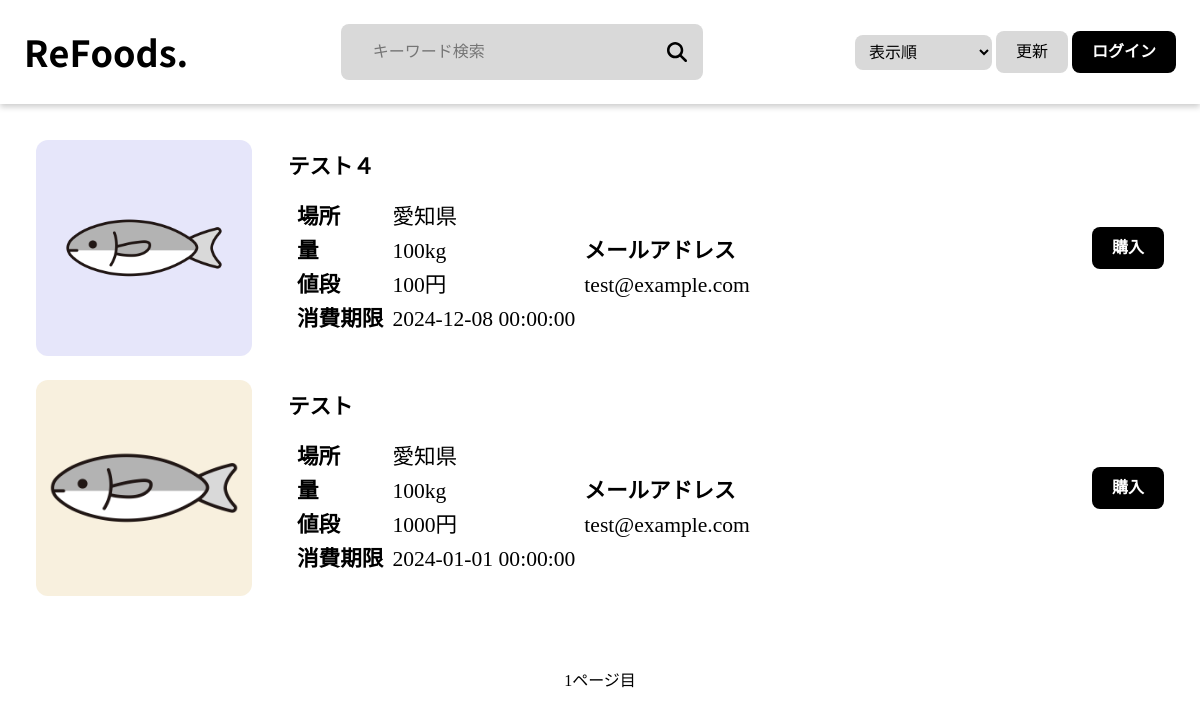
The page / on the database its author committed.
### tables this page shows
CREATE TABLE `posts` (
  `id` int(11) NOT NULL,
  `name` text NOT NULL,
  `location` text NOT NULL,
  `amount` float NOT NULL,
  `price` int(11) NOT NULL,
  `expiration_date` datetime NOT NULL,
  `img_url` text NOT NULL,
  `email` text NOT NULL,
  `post_date` datetime NOT NULL,
  `buy_date` datetime DEFAULT NULL,
  `poster_id` int(11) NOT NULL,
  `purchaser_id` int(11) DEFAULT NULL,
  `is_purchased` int(11) NOT NULL DEFAULT 0
);

### src/pg/modules.php (called while the page is built, shortened)
<?php
function logincheck() {
    if (isset($_COOKIE["sid"])) {
        require('db/dbconnect-r.php');
        $sid = $dbr->query('SELECT COUNT(id) FROM sessions WHERE session_id="' . $_COOKIE["sid"] . '" LIMIT 1');
        $sid->execute();
        $sida = $sid->fetchColumn();
        if(isset($sida)) {
            if(is_null($sida) || strcmp($sida, "") == 0) {
                $sida = 0;
            } else {
                if((int) $sida == 0){
                    setcookie('sid', '', time() - 3600, "/");
                }
            }
        } else {
            $sida = 0;
        }
    } else {
        $sida = 0;
    }
    return $sida;
}
?>

### src/index.php (the view, shortened to what this page needs)
<?php require('db/dbconnect-r.php'); ?>
<?php require('pg/modules.php'); ?>
<!DOCTYPE html>
<html lang="ja">
<head>
    <link rel="stylesheet" href="css/master.css">
    <link rel="stylesheet" href="css/top.css">
</head>
<header>
    <a href="index.php"><p class="logo logosize">ReFoods.</p></a>
    <form method="get" action="index.php" class="search_container">
        <?php if(isset($_GET["search"])): ?>
            <input type="text" name="search" placeholder="　キーワード検索" value="<?php echo htmlspecialchars($_GET["search"], ENT_QUOTES) ?>">
        <?php else: ?>
            <input type="text" name="search" placeholder="　キーワード検索">
        <?php endif; ?>
        <button type="submit" class="search-button"><img src="icon/search.svg" width="20vw" height="20vw" alt="送信"/></button>
    </form>
    <div>
        <form method="get" action="index.php" class="orderby-form">
            <select name="orderby" id="post-orderby">
                <option value="" select>表示順</option>
            </select>
            <input type="submit" value="更新" class="orderby-update">
        </form>
        <?php $logincheck = logincheck();
        if((int) $logincheck == 1): ?>
            <a class="onlyPC" href="account.php"><button class="black-button">アカウント管理</button></a>
        <?php else: ?>
            <a class="onlyPC" href="Authentication.html"><button class="black-button">ログイン</button></a>
        <?php endif; ?>
    </div>
</header>
<body>
    <div class="contents">
        <?php
        $max_post = 10;
        if (isset($_REQUEST['page']) && is_numeric($_REQUEST['page'])) {
            $page = $_REQUEST['page'];
        } else {
            $page = 1;
        }
        $start = $max_post * ($page - 1);
        $sql = "SELECT * FROM posts WHERE is_purchased=0";
        $sqla = "";
        if(isset($_GET["orderby"])) {
            if(strcmp($_GET['orderby'], "new") == 0  || strcmp($_GET['orderby'], "") == 0) {
                $posts = $dbr->query($sql . $sqla . ' ORDER BY post_date DESC LIMIT ' . $start . ',' . $max_post);
            } elseif(strcmp($_GET['orderby'], "old") == 0) {
                $posts = $dbr->query($sql . $sqla . ' ORDER BY post_date ASC LIMIT ' . $start . ',' . $max_post);
            } elseif(strcmp($_GET['orderby'], "lowprice") == 0) {
                $posts = $dbr->query($sql . $sqla . ' ORDER BY price ASC LIMIT ' . $start . ',' . $max_post);
            } elseif(strcmp($_GET['orderby'], "highprice") == 0) {
                $posts = $dbr->query($sql . $sqla . ' ORDER BY price DESC LIMIT ' . $start . ',' . $max_post);
            } elseif(strcmp($_GET['orderby'], "near") == 0) {
                $posts = $dbr->query('');
            } elseif(strcmp($_GET['orderby'], "distant") == 0) {
                $posts = $dbr->query('');
            }
        } else {
            $posts = $dbr->query($sql . $sqla . ' ORDER BY post_date DESC LIMIT ' . $start . ',' . $max_post);
        }
        foreach($posts as $post): ?>
        <div class="post">
            <a href="item.php?id=<?php echo $post['id'] ?>"><div class="data-box">
                <div class="postimg-box">
                    <img class="postimg" src="postimg/<?php echo htmlspecialchars($post['img_url'], ENT_QUOTES); ?>" alt="<?php echo htmlspecialchars($post['name'], ENT_QUOTES); ?>" />
                </div>
                <div class="postdata-box">
                    <p class="post-title"><?php echo htmlspecialchars($post['name'], ENT_QUOTES); ?></p>
                    <table class="postdata-table onlyPC">
                        <tbody>
                            <tr>
                                <th>場所</th>
                                <td><?php echo htmlspecialchars($post['location'], ENT_QUOTES); ?></td>
                                <th rowspan="2" style="vertical-align:bottom;">メールアドレス</th>
                            </tr>
                            <tr>
                                <th>量</th>
                                <td><?php echo htmlspecialchars($post['amount'], ENT_QUOTES); ?>kg</td>
                            </tr>
                            <tr>
                                <th>値段</th>
                                <td><?php echo htmlspecialchars($post['price'], ENT_QUOTES); ?>円</td>
                                <td rowspan="2" style="vertical-align:top;"><?php echo htmlspecialchars($post['email'], ENT_QUOTES); ?></td>
                            </tr>
                            <tr>
                                <th>消費期限</th>
                                <td><?php echo htmlspecialchars($post['expiration_date'], ENT_QUOTES); ?></td>
                            </tr>
                        </tbody>
                    </table>
                </div>
            </div></a>
            <div class="buy-box onlyPC">
                <form method="post" action="pg/buy-processing.php"><input type="hidden" name="post_id" value="<?php echo $post['id'] ?>"><input type="submit" value="購入" class="black-button"></form>
            </div>
        </div>
        <?php endforeach; ?>
    </div>
</body>
<footer>
    <div>
        <a><?php echo $page ?>ページ目</a>
    </div>
</footer>
</html>

### src/css/master.css (style rules this page uses)
.logo { font-family: "RefoodsBold",sans-serif; font-weight: bold; }
.orderby-form { display: inline-block; }
html { line-height: 1.15; -webkit-text-size-adjust: 100%; -webkit-tap-highlight-color: transparent; }
body { margin: 0; }
p, table, blockquote, address, pre, iframe, form, figure, dl { margin: 0; }
a { background-color: transparent; text-decoration: none; color: inherit; }
svg, img, embed, object, iframe { vertical-align: bottom; }
button, input, optgroup, textarea { -webkit-appearance: none; appearance: none; vertical-align: middle; color: inherit; font: inherit; background: transparent; padding: 0; margin: 0; border-radius: 0; text-align: inherit; text-transform: inherit; }
select { vertical-align: middle; color: inherit; font: inherit; background: transparent; padding: 0; margin: 0; border-radius: 0; text-align: inherit; text-transform: inherit; }
button, [type="button"], [type="reset"], [type="submit"] { cursor: pointer; }
option { padding: 0; }
table { border-color: inherit; border-collapse: collapse; }
td, th { vertical-align: top; padding: 0; }
th { text-align: left; font-weight: bold; }

### src/css/top.css (style rules this page uses)
footer { padding: 5vh; text-align: center; }
.logosize { font-size: 3vw; }
.black-button { padding: 12px 20px; border-radius: 1vh; font-weight: bold; color: #ffffff; background-color: #000000; }
#post-orderby { background-color: #D9D9D9; padding: 8px 10px; border-radius: 1vh; }
.orderby-update { padding: 12px 20px; border-radius: 1vh; background-color: #D9D9D9; }
@media screen and (min-width:830px) { .onlyPC { display: initial; } }
@media screen and (min-width:830px) { header { padding: 3vh; position: static; top: 0px; display: flex; justify-content: space-between; align-items: center; box-shadow: 0 3px 6px rgba(0, 0, 0, 0.2); } }
@media screen and (min-width:830px) { .search_container { background: #D9D9D9; box-sizing: border-box; padding: 1vh 2vh; border-radius: 1vh; } }
@media screen and (min-width:830px) { .search_container input[type="text"] { border: none; height: 5vh; width: 25vw; } }
@media screen and (min-width:830px) { .search-button { margin-left: 0.5vw; color: #000000; } }
@media screen and (min-width:830px) { .contents { padding: 3vh; } }
@media screen and (min-width:830px) { .post { display: flex; justify-content: space-between; align-items: center; padding: 1vw; } }
@media screen and (min-width:830px) { .postdata-box { font-size: 1.8vw; } }
@media screen and (min-width:830px) { .postimg-box { margin-right: 3vw; } }
@media screen and (min-width:830px) { .data-box { display: flex; align-items: center; } }
@media screen and (min-width:830px) { .buy-box { height: auto; align-items: flex-end; } }
@media screen and (min-width:830px) { .postimg { width: 18vw; height: 18vw; object-fit: cover; border-radius: 1vw; } }
@media screen and (min-width:830px) { .post-title { margin-bottom: 2vh; font-weight: bold; } }
@media screen and (min-width:830px) { .postdata-table { border-collapse:separate; border-spacing: 0.8vw; } }

### rows shown on the page
posts: img_url (picture), name "テスト４", location "愛知県", amount "100", price "100", email "test@example.com", expiration_date "2024-12-08 00:00:00"
posts: img_url (picture), name "テスト", location "愛知県", amount "100", price "1000", email "test@example.com", expiration_date "2024-01-01 00:00:00"

### other values the page prints
$page "1"
